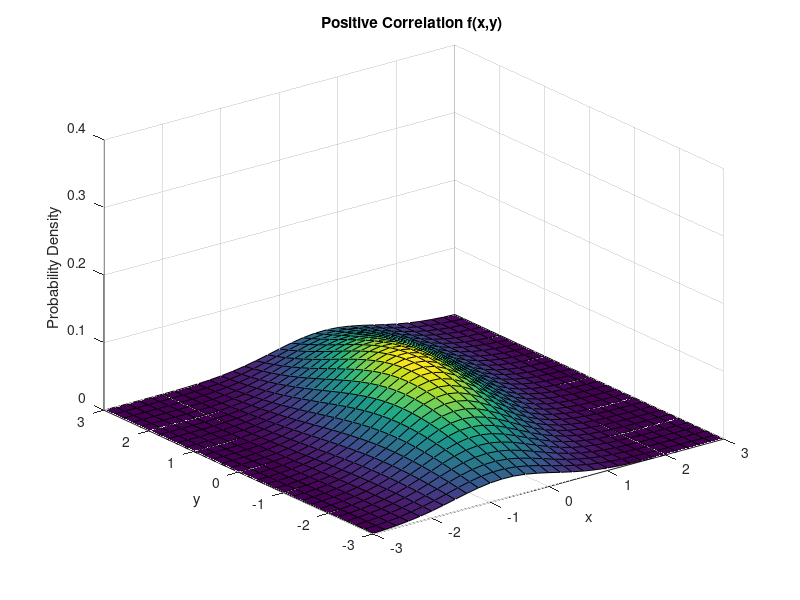
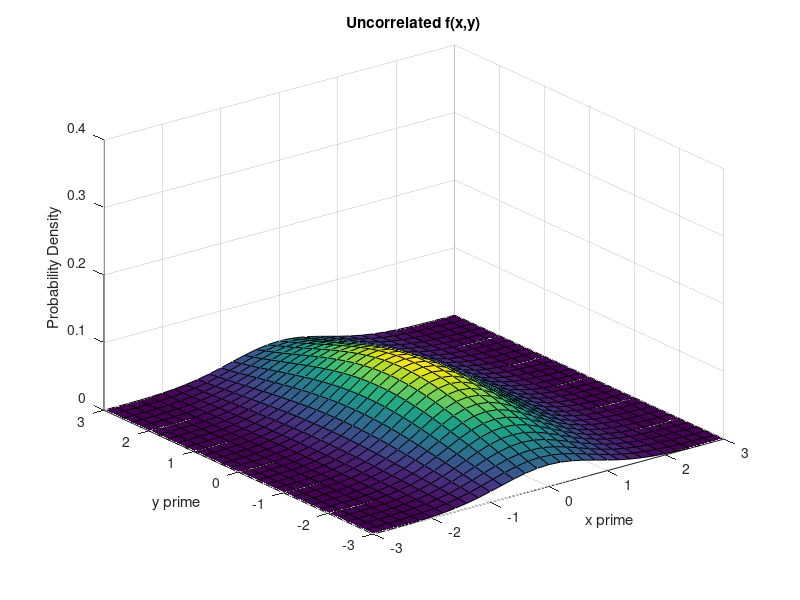

Write the MATLAB code that produced these figures, in order.
% autocovariance matrix C of a multivariate gaussian probability density function 
C =  reshape([1 1 1 4],2,2);

%% a.) find a matrix R that diagonalizes C
% R is constructed from the normalized eigenvectors of C
[R_matrix,Cd] = eig(C);
disp(R_matrix)

% calculate c prime which is a dian
c_prime_matrix = R_matrix*C*((R_matrix.'));
%% b.) Determine an expression for the new joint probability distribution fx′y′(x′, y′) in terms of σx′ and σy′ .

%% c.) Plot and compare the distributions of fxy(x, y) and fx′y′(x′, y′).
mu = [0 0];
Sigma = C;

x1 = -3:0.2:3;
x2 = -3:0.2:3;
[X1,X2] = meshgrid(x1,x2);
X = [X1(:) X2(:)];

y = mvnpdf(X,mu,Sigma);
y = reshape(y,length(x2),length(x1));

figure(1)
surf(x1,x2,y)
axis([-3 3 -3 3 0 0.4])
xlabel('x')
ylabel('y')
zlabel('Probability Density')
title("Positive Correlation f(x,y) ")
xprime_yprime = R_matrix * X.';
mu = 0;
y_decorr = mvnpdf(xprime_yprime',mu,Sigma);
y_decorr = reshape(y_decorr,length(x2),length(x1));
figure(2)
surf(x1,x2,y_decorr)
axis([-3 3 -3 3 0 0.4])
xlabel('x prime')
ylabel('y prime')
zlabel('Probability Density')
title("Uncorrelated f(x,y)")


% Constants
c = 3e8;  % Speed of light (m/s)
max_dimension_handset = 0.15;  % Maximum linear dimension of the handset (m)

% Estimate decorrelation length
decorrelation_length = max_dimension_handset;

% Calculate carrier frequency for which decorrelation length matches the size of the handset
carrier_frequency = c / decorrelation_length;

msg = sprintf("Estimated Carrier Frequency: %s Hz", carrier_frequency);
disp(msg)


gamma = linspace(1e-4,1e5,1e5);
% Define Eb/N0 values in dB
EbN0dB = 0:20; % Range of Eb/N0 values in dB
% Convert Eb/N0 to linear scale
EbN0 = 10.^((EbN0dB / 10));

